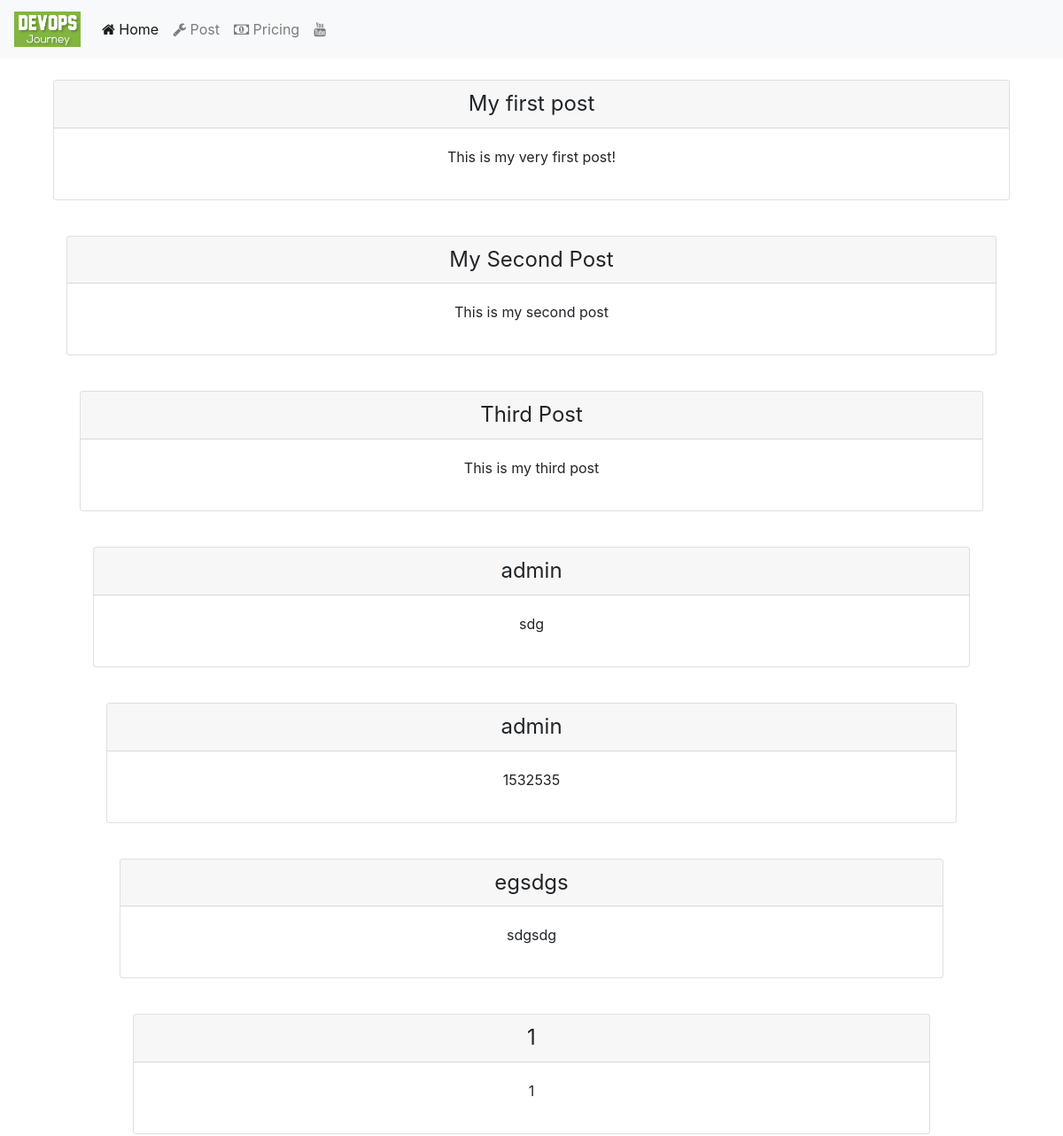
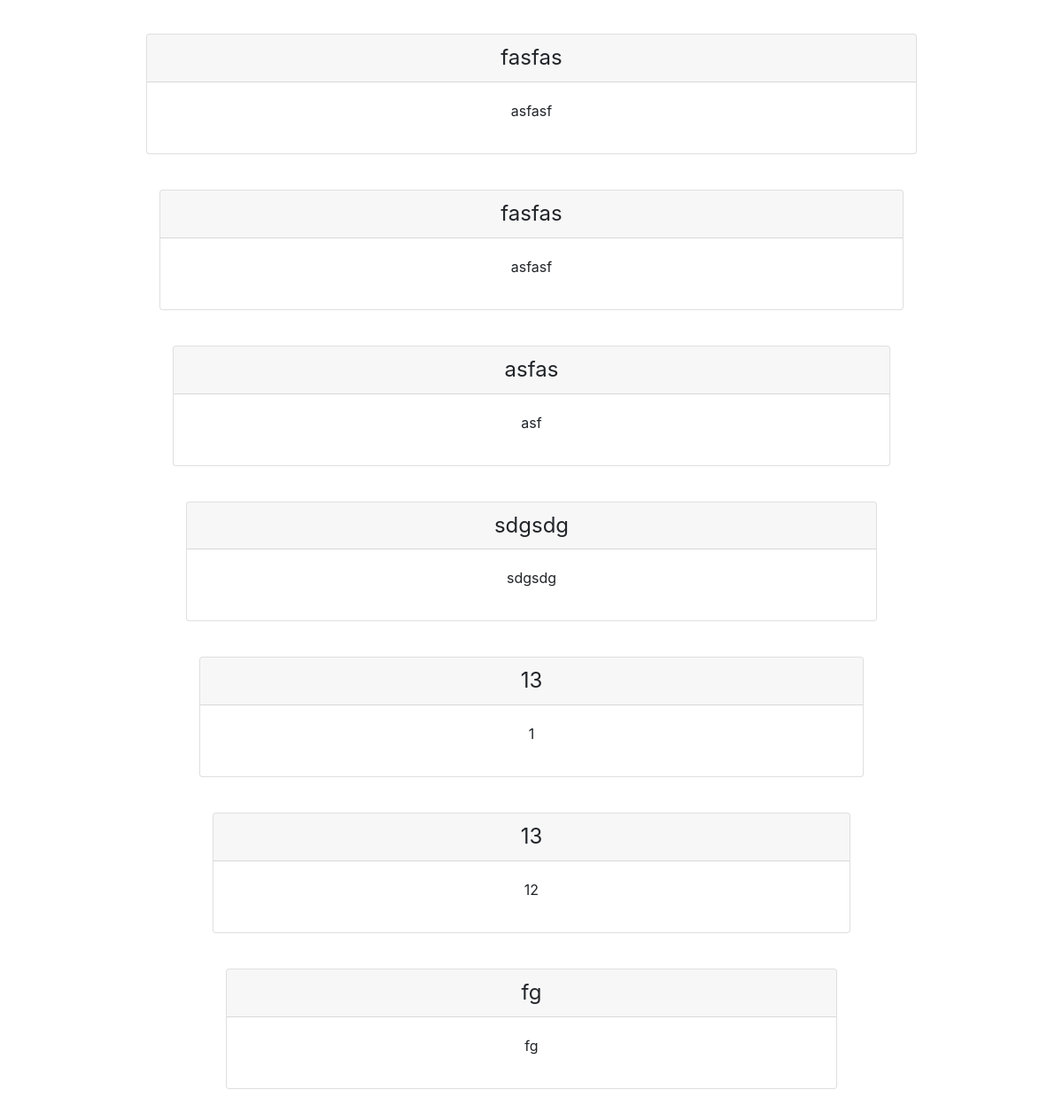
The page / on the database its author committed (2 pictures, top to bottom).
### posts/models.py (models this page shows, shortened)
class Post(models.Model):
    title = models.CharField(max_length=25)
    body = models.CharField(max_length=500)

### website/views.py (the view)
# urls.py: path('', welcome),
def welcome(request):
    return render(request, "website/welcome.html",
                  {"current_time": datetime.now(),
                   "posts": Post.objects.all(),
                   "num_posts": Post.objects.count()})

### website/templates/website/welcome.html (shortened to what this page needs)
{% extends 'base.html' %}
{% block content %}
  {% for post in posts %}
    <div class="container">
        <div class="card-deck mb-3 text-center">
        <div class="card mb-4 box-shadow">
            <div class="card-header">
            <h4 class="my-0 font-weight-normal">{{post.title}} </h4>
            </div>
            <div class="card-body">
              <p>{{post.body}}</p>
            </div>
        </div>
    </div>
  {% endfor %}
{% endblock %}

### website/templates/base.html (shortened to what this page needs)
{% load static %}
<!DOCTYPE html>
<html>
<head>
  <link href="https://stackpath.bootstrapcdn.com/bootstrap/4.5.0/css/bootstrap.min.css" rel="stylesheet">
  <link href="https://stackpath.bootstrapcdn.com/font-awesome/4.7.0/css/font-awesome.min.css" rel="stylesheet">
</head>
  <body>
    {% include 'top-menu.html' %}
    <div class="container"><br>
      {% block content %}{% endblock %}
  </body>
</html>

### website/templates/top-menu.html (shortened to what this page needs)
{% load static %}
{% block menu %}
<nav class="navbar navbar-expand-lg navbar-light bg-light">
  <a class="navbar-brand" href="#"><img src="{% static 'website/devops.png' %}" alt="My image" width="75"></a>
  <div class="collapse navbar-collapse" id="navbarNavAltMarkup">
    <div class="navbar-nav">
      <a class="nav-item nav-link active" href="#"><i class="fa fa-home"></i> Home <span class="sr-only">(current)</span></a>
      <a class="nav-item nav-link" href="new"><i class="fa fa-wrench"></i> Post</a>
      <a class="nav-item nav-link" href="#"><i class="fa fa-money"></i> Pricing</a>
      <a class="nav-item nav-link" href ="https://www.youtube.com/channel/UC4Snw5yrSDMXys31I18U3gg"><i class="fa fa-youtube"></i></a>
    </div>
  </div>
</nav>
{% endblock %}

### rows shown on the page
Post: title "My first post", body "This is my very first post!"
Post: title "My Second Post", body "This is my second post"
Post: title "Third Post", body "This is my third post"
Post: title "admin", body "sdg"
Post: title "admin", body "1532535"
Post: title "egsdgs", body "sdgsdg"
Post: title "1", body "1"
Post: title "fasfas", body "asfasf"
Post: title "fasfas", body "asfasf"
Post: title "asfas", body "asf"
Post: title "sdgsdg", body "sdgsdg"
Post: title "13", body "1"
Post: title "13", body "12"
Post: title "fg", body "fg"
